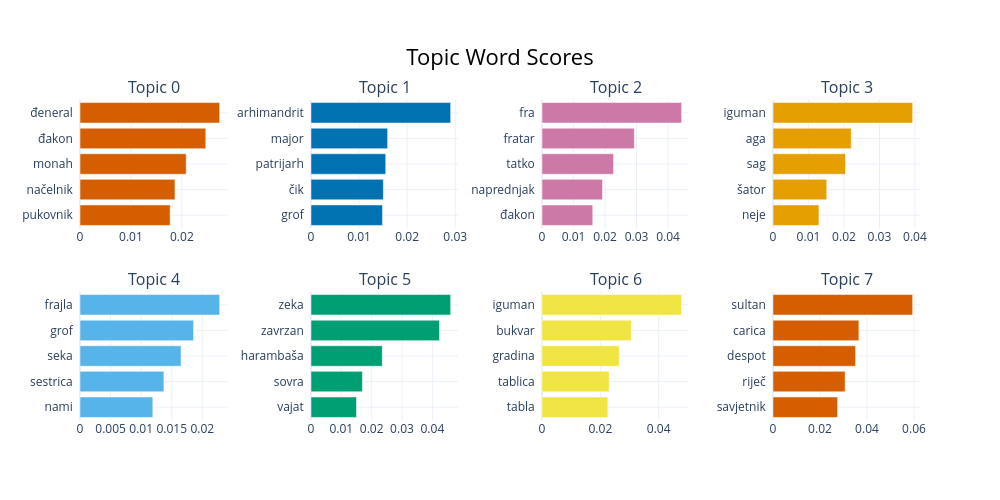

Source (notebook cell):
### Code cell
topic_model.visualize_barchart()

### Figure 1 — Plotly figure (JSON) as saved in the notebook; plotly's stock layout.template omitted (floating-point values rounded to 4 significant figures)
{"data": [{"marker": {"color": "#D55E00"}, "orientation": "h", "type": "bar", "x": [0.0177, 0.01865, 0.02085, 0.0247, 0.02742], "xaxis": "x", "y": ["pukovnik  ", "načelnik  ", "monah  ", "đakon  ", "đeneral  "], "yaxis": "y"}, {"marker": {"color": "#0072B2"}, "orientation": "h", "type": "bar", "x": [0.01487, 0.01505, 0.01554, 0.01593, 0.02905], "xaxis": "x2", "y": ["grof  ", "čik  ", "patrijarh  ", "major  ", "arhimandrit  "], "yaxis": "y2"}, {"marker": {"color": "#CC79A7"}, "orientation": "h", "type": "bar", "x": [0.01611, 0.0192, 0.02271, 0.0293, 0.04431], "xaxis": "x3", "y": ["đakon  ", "naprednjak  ", "tatko  ", "fratar  ", "fra  "], "yaxis": "y3"}, {"marker": {"color": "#E69F00"}, "orientation": "h", "type": "bar", "x": [0.01294, 0.01515, 0.02043, 0.02204, 0.03935], "xaxis": "x4", "y": ["neje  ", "šator  ", "sag  ", "aga  ", "iguman  "], "yaxis": "y4"}, {"marker": {"color": "#56B4E9"}, "orientation": "h", "type": "bar", "x": [0.01191, 0.01372, 0.01652, 0.01857, 0.02283], "xaxis": "x5", "y": ["nami  ", "sestrica  ", "seka  ", "grof  ", "frajla  "], "yaxis": "y5"}, {"marker": {"color": "#009E73"}, "orientation": "h", "type": "bar", "x": [0.015, 0.01695, 0.02349, 0.04234, 0.04603], "xaxis": "x6", "y": ["vajat  ", "sovra  ", "harambaša  ", "zavrzan  ", "zeka  "], "yaxis": "y6"}, {"marker": {"color": "#F0E442"}, "orientation": "h", "type": "bar", "x": [0.02257, 0.02302, 0.02647, 0.03063, 0.04787], "xaxis": "x7", "y": ["tabla  ", "tablica  ", "gradina  ", "bukvar  ", "iguman  "], "yaxis": "y7"}, {"marker": {"color": "#D55E00"}, "orientation": "h", "type": "bar", "x": [0.02748, 0.03068, 0.03514, 0.03654, 0.05942], "xaxis": "x8", "y": ["savjetnik  ", "riječ  ", "despot  ", "carica  ", "sultan  "], "yaxis": "y8"}], "layout": {"annotations": [{"font": {"size": 16}, "showarrow": false, "text": "Topic 0", "x": 0.0875, "xanchor": "center", "xref": "paper", "y": 1, "yanchor": "bottom", "yref": "paper"}, {"font": {"size": 16}, "showarrow": false, "text": "Topic 1", "x": 0.3625, "xanchor": "center", "xref": "paper", "y": 1, "yanchor": "bottom", "yref": "paper"}, {"font": {"size": 16}, "showarrow": false, "text": "Topic 2", "x": 0.6375, "xanchor": "center", "xref": "paper", "y": 1, "yanchor": "bottom", "yref": "paper"}, {"font": {"size": 16}, "showarrow": false, "text": "Topic 3", "x": 0.9125, "xanchor": "center", "xref": "paper", "y": 1, "yanchor": "bottom", "yref": "paper"}, {"font": {"size": 16}, "showarrow": false, "text": "Topic 4", "x": 0.0875, "xanchor": "center", "xref": "paper", "y": 0.4, "yanchor": "bottom", "yref": "paper"}, {"font": {"size": 16}, "showarrow": false, "text": "Topic 5", "x": 0.3625, "xanchor": "center", "xref": "paper", "y": 0.4, "yanchor": "bottom", "yref": "paper"}, {"font": {"size": 16}, "showarrow": false, "text": "Topic 6", "x": 0.6375, "xanchor": "center", "xref": "paper", "y": 0.4, "yanchor": "bottom", "yref": "paper"}, {"font": {"size": 16}, "showarrow": false, "text": "Topic 7", "x": 0.9125, "xanchor": "center", "xref": "paper", "y": 0.4, "yanchor": "bottom", "yref": "paper"}], "height": 500, "hoverlabel": {"bgcolor": "white", "font": {"family": "Rockwell", "size": 16}}, "showlegend": false, "title": {"font": {"color": "Black", "size": 22}, "text": "Topic Word Scores", "x": 0.5, "xanchor": "center", "yanchor": "top"}, "width": 1000, "xaxis": {"anchor": "y", "domain": [0, 0.175], "showgrid": true}, "xaxis2": {"anchor": "y2", "domain": [0.275, 0.45], "showgrid": true}, "xaxis3": {"anchor": "y3", "domain": [0.55, 0.725], "showgrid": true}, "xaxis4": {"anchor": "y4", "domain": [0.825, 1], "showgrid": true}, "xaxis5": {"anchor": "y5", "domain": [0, 0.175], "showgrid": true}, "xaxis6": {"anchor": "y6", "domain": [0.275, 0.45], "showgrid": true}, "xaxis7": {"anchor": "y7", "domain": [0.55, 0.725], "showgrid": true}, "xaxis8": {"anchor": "y8", "domain": [0.825, 1], "showgrid": true}, "yaxis": {"anchor": "x", "domain": [0.6, 1], "showgrid": true}, "yaxis2": {"anchor": "x2", "domain": [0.6, 1], "showgrid": true}, "yaxis3": {"anchor": "x3", "domain": [0.6, 1], "showgrid": true}, "yaxis4": {"anchor": "x4", "domain": [0.6, 1], "showgrid": true}, "yaxis5": {"anchor": "x5", "domain": [0, 0.4], "showgrid": true}, "yaxis6": {"anchor": "x6", "domain": [0, 0.4], "showgrid": true}, "yaxis7": {"anchor": "x7", "domain": [0, 0.4], "showgrid": true}, "yaxis8": {"anchor": "x8", "domain": [0, 0.4], "showgrid": true}}}
